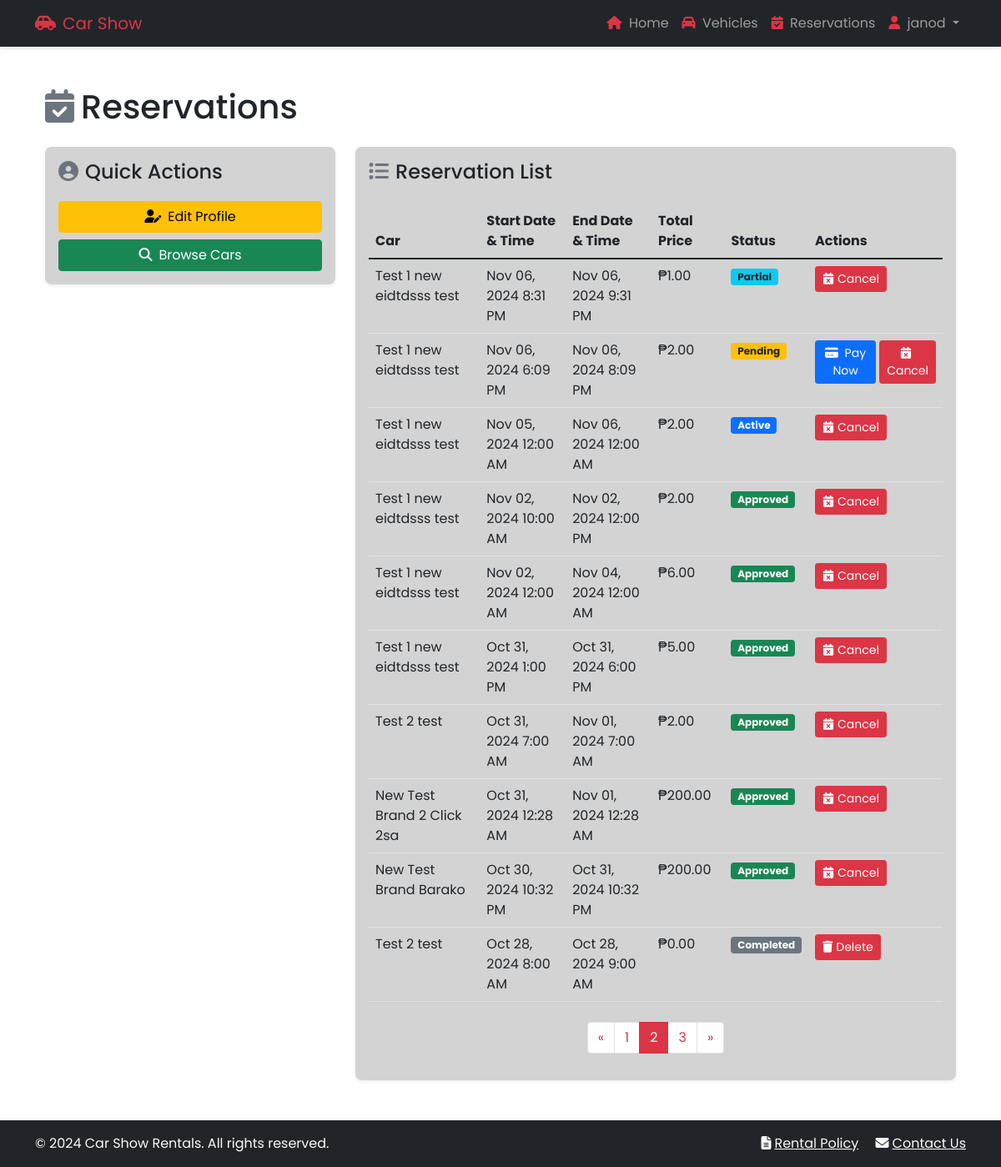
Before: /reservations/?page=2 (signed in) with the older database file.
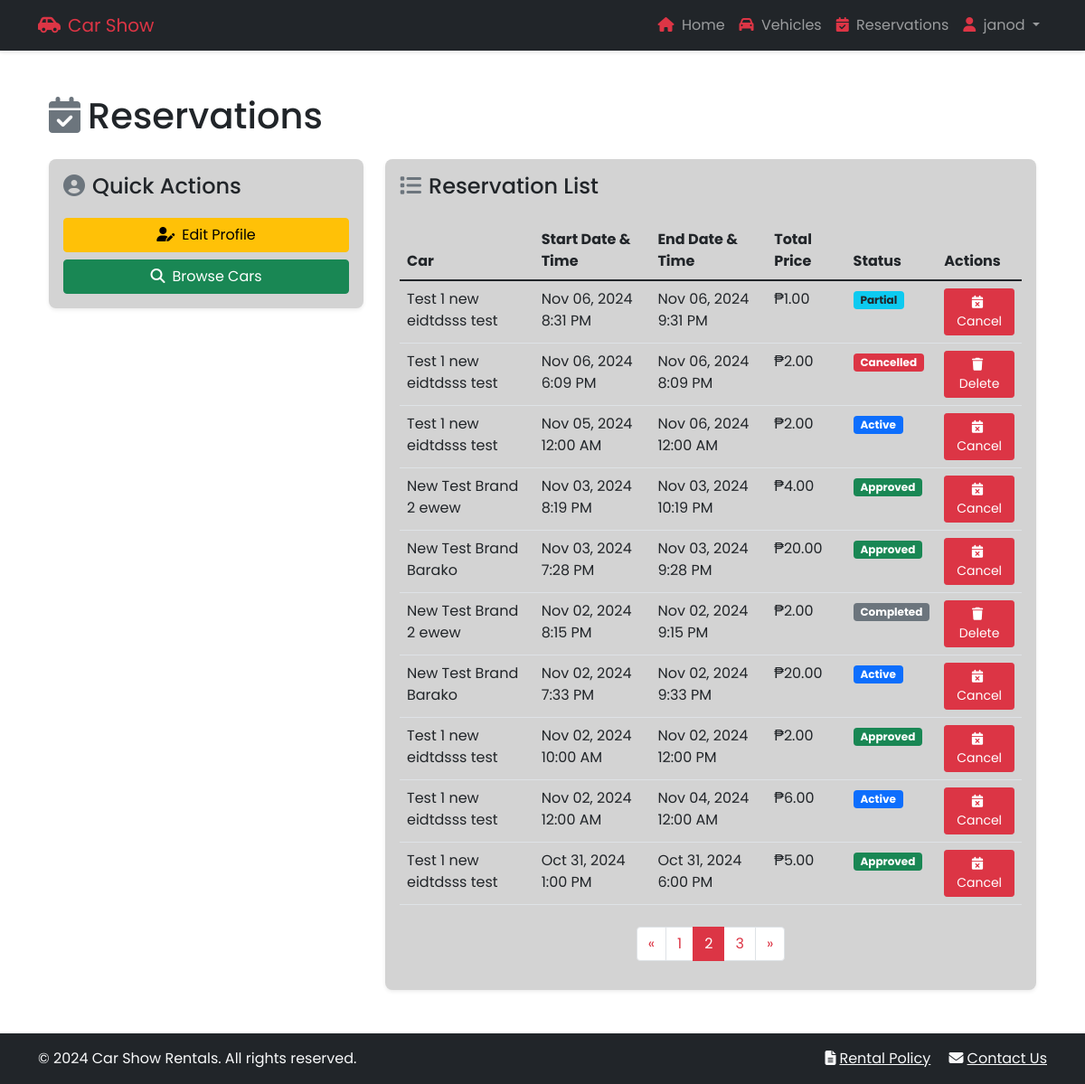
After: the same page with the newer database file.
### backend/models.py (models this page shows, shortened)
class Reservation(models.Model):
    RATE_TYPES = [
        ('hourly', 'Hourly'),
        ('daily', 'Daily'),
        ('weekly', 'Weekly'),
    ]
    STATUS_CHOICES = [
        ('pending', 'Pending'),
        ('partial', 'Partial'),
        ('paid', 'Paid'),
        ('active', 'Active'),
        ('completed', 'Completed'),
        ('cancelled', 'Cancelled'),
    ]
    user = models.ForeignKey(User, on_delete=models.CASCADE)
    car = models.ForeignKey(Car, on_delete=models.CASCADE)
    rate_type = models.CharField(max_length=20, choices=RATE_TYPES)
    start_datetime = models.DateTimeField()
    end_datetime = models.DateTimeField()
    receipt_image = models.ImageField(upload_to='receipts/', blank=True, null=True)
    reference_number = models.CharField(max_length=50, blank=True, null=True)
    amount = models.DecimalField(max_digits=10, decimal_places=2, default=0)
    total_price = models.DecimalField(max_digits=10, decimal_places=2)
    status = models.CharField(max_length=20, choices=STATUS_CHOICES, default='pending')
    created_at = models.DateTimeField(auto_now_add=True)
    updated_at = models.DateTimeField(auto_now=True)
    class Meta:
        ordering = ['-created_at', '-updated_at']

class Car(models.Model):
    CAR_TYPES = [
        ('sedan', 'Sedan'),
        ('suv', 'SUV'),
        ('pick up', 'Pick Up'),
        ('van', 'Van'),
        ('mini van', 'Mini Van'),
    ]
    brand = models.CharField(max_length=100)
    model = models.CharField(max_length=100)
    year = models.IntegerField()
    total_units = models.IntegerField()
    unavailable_units = models.IntegerField(default=0)
    car_type = models.CharField(max_length=20, choices=CAR_TYPES)
    hourly_rate = models.DecimalField(max_digits=8, decimal_places=2)
    daily_rate = models.DecimalField(max_digits=8, decimal_places=2)
    features = models.TextField()
    created_at = models.DateTimeField(auto_now_add=True)
    class Meta:
        ordering = ['-created_at']

### frontend/views.py (the view)
# urls.py: path('reservations/', views.view_reservations, name='admin_reservations'),
@login_required
def view_reservations(request):
    reservations = Reservation.objects.filter(user=request.user).order_by('-start_datetime')
    paginator = Paginator(reservations, 10)
    page = request.GET.get('page')
    try:
        reservations = paginator.page(page)
    except PageNotAnInteger:
        reservations = paginator.page(1)
    except EmptyPage:
        reservations = paginator.page(paginator.num_pages)
    return render(request, 'frontend/reservations.html', {'reservations': reservations})

### frontend/templates/frontend/reservations.html (shortened to what the changed rows need)
{% extends 'frontend/base.html' %}
{% load static %}
{% block content %}
<div class="container">
    <h1 class="mb-4"><i class="fas fa-calendar-check me-2 text-secondary"></i>Reservations</h1>
    <div class="row">
        <div class="col-md-4 mb-4">
            <div class="card shadow-sm" style="background-color: #d3d3d3;">
                <div class="card-body">
                    <h2 class="card-title h4"><i class="fas fa-user-circle me-2 mb-3 text-secondary"></i>Quick Actions</h2>
                </div>
            </div>
        </div>
        <div class="col-md-8">
            <div class="card shadow-sm" style="background-color: #d3d3d3;">
                <div class="card-body">
                    <h2 class="card-title h4 mb-4"><i class="fas fa-list me-2 text-secondary"></i>Reservation List</h2>
                    {% if reservations %}
                        <div class="table-responsive">
                            <table class="table table-hover">
                                <thead>
                                    <tr>
                                        <th>Car</th>
                                        <th>Start Date & Time</th>
                                        <th>End Date & Time</th>
                                        <th>Total Price</th>
                                        <th>Status</th>
                                        <th>Actions</th>
                                    </tr>
                                </thead>
                                <tbody>
                                {% for reservation in reservations %}
                                    <tr>
                                        <td>{{ reservation.car.brand }} {{ reservation.car.model }}</td>
                                        <td>{{ reservation.start_datetime|date:"M d, Y g:i A"}}</td>
                                        <td>{{ reservation.end_datetime|date:"M d, Y g:i A"}}</td>
                                        <td>₱{{ reservation.total_price }}</td>
                                        <td>
                                            {% if reservation.status == 'pending' %}
                                                <span class="badge bg-warning text-dark">Pending</span>
                                            {% elif reservation.status == 'partial' %}
                                                <span class="badge bg-info text-dark">Partial</span>
                                            {% elif reservation.status == 'paid' %}
                                                <span class="badge bg-success">Approved</span>
                                            {% elif reservation.status == 'active' %}
                                                <span class="badge bg-primary">Active</span>
                                            {% elif reservation.status == 'completed' %}
                                                <span class="badge bg-secondary">Completed</span>
                                            {% elif reservation.status == 'cancelled' %}
                                                <span class="badge bg-danger">Cancelled</span>
                                            {% endif %}
                                        </td>
                                        <td>
                                            {% if reservation.status == 'pending' %}
                                            <div class="d-flex gap-1">
                                                <a href="{% url 'payment' reservation.id %}" class="btn btn-sm btn-primary">
                                                    <i class="fas fa-credit-card me-1"></i>
                                                        Pay Now
                                                </a>
                                                <button class="btn btn-danger btn-sm" data-bs-toggle="modal"
                                                        data-bs-target="#cancelModal-{{ reservation.id }}">
                                                    <i class="fas fa-calendar-times me-1"></i>Cancel
                                                </button>
                                            </div>
                                            {% elif reservation.status == 'active' or reservation.status == 'paid' or reservation.status == 'partial' %}
                                                <button class="btn btn-danger btn-sm" data-bs-toggle="modal"
                                                        data-bs-target="#cancelModal-{{ reservation.id }}">
                                                    <i class="fas fa-calendar-times me-1"></i>Cancel
                                                </button>
                                            {% elif reservation.status == 'completed' or reservation.status == 'cancelled' %}
                                                <button class="btn btn-danger btn-sm" data-bs-toggle="modal"
                                                        data-bs-target="#deleteModal-{{ reservation.id }}">
                                                    <i class="fas fa-trash me-1"></i>Delete
                                                </button>
                                            {% endif %}
                                        </td>
                                    </tr>
                                {% endfor %}
                                </tbody>
                            </table>
                        </div>
                    {% else %}
                        <p class="text-center alert alert-info">
                            <i class="fas fa-info-circle me-2"></i>You have no reservations yet.
                        </p>
                    {% endif %}
                    {% if reservations.has_other_pages %}
                    <nav aria-label="Page navigation" class="mt-2">
                        <ul class="pagination justify-content-center">
                            {% for i in reservations.paginator.page_range %}
                                {% if reservations.number == i %}
                                    <li class="page-item active"><span class="page-link bg-danger border-danger">{{ i }}</span></li>
                                {% else %}
                                    <li class="page-item"><a class="page-link text-danger" href="?page={{ i }}{% for key, value in request.GET.items %}{% if key != 'page' %}&{{ key }}={{ value }}{% endif %}{% endfor %}">{{ i }}</a></li>
                                {% endif %}
                            {% endfor %}
                        </ul>
                    </nav>
                    {% endif %}
                </div>
            </div>
        </div>
    </div>
</div>
{% endblock %}

Changed rows visible on the page:
no longer on this page (row unchanged): Reservation: car.brand "Test 2", car.model "test", start_datetime "Oct 31, 2024 7:00 AM", end_datetime "Nov 01, 2024 7:00 AM", total_price "2.00", status "Approved"
no longer on this page (row unchanged): Reservation: car.brand "New Test Brand 2", car.model "Click 2sa", start_datetime "Oct 31, 2024 12:28 AM", end_datetime "Nov 01, 2024 12:28 AM", total_price "200.00", status "Approved"
no longer on this page (row unchanged): Reservation: car.brand "New Test Brand", car.model "Barako", start_datetime "Oct 30, 2024 10:32 PM", end_datetime "Oct 31, 2024 10:32 PM", total_price "200.00", status "Approved"
no longer on this page (row unchanged): Reservation: car.brand "Test 2", car.model "test", start_datetime "Oct 28, 2024 8:00 AM", end_datetime "Oct 28, 2024 9:00 AM", total_price "0.00", status "Completed"
changed Reservation "Nov 06, 2024 6:09 PM": status "Pending Pay Now Cancel" → "Cancelled Delete"
added Reservation: car.brand "New Test Brand 2", car.model "ewew", start_datetime "Nov 03, 2024 8:19 PM", end_datetime "Nov 03, 2024 10:19 PM", total_price "4.00", status "Approved"
added Reservation: car.brand "New Test Brand", car.model "Barako", start_datetime "Nov 03, 2024 7:28 PM", end_datetime "Nov 03, 2024 9:28 PM", total_price "20.00", status "Approved"
added Reservation: car.brand "New Test Brand 2", car.model "ewew", start_datetime "Nov 02, 2024 8:15 PM", end_datetime "Nov 02, 2024 9:15 PM", total_price "2.00", status "Completed"
added Reservation: car.brand "New Test Brand", car.model "Barako", start_datetime "Nov 02, 2024 7:33 PM", end_datetime "Nov 02, 2024 9:33 PM", total_price "20.00", status "Active"
changed Reservation "Nov 02, 2024 12:00 AM": status "Approved" → "Active"
